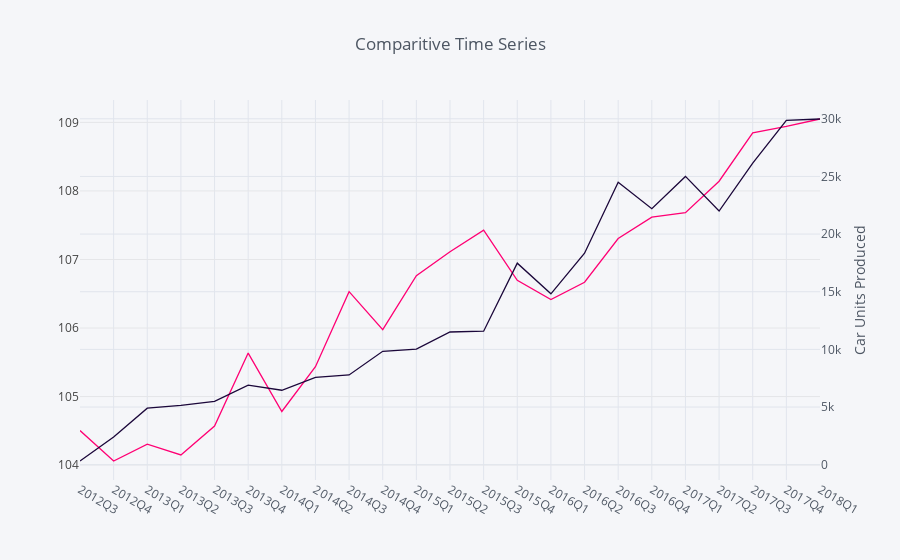

The code cell stored with this chart in its notebook:
### Code cell
# fig0 = df.iplot(
#     columns=['Real Output per Hour'], 
#     asFigure=True, 
#     kind='scatter', 
#     showlegend=False,
#     colors = ('#ff0074')
#     )
# fig1 = df.iplot(
#     columns=['Tesla Production'],
#     asFigure=True,
#     kind='scatter', 
#     secondary_y=['Tesla Production'],
#     showlegend=False,
#     title='Comparitive Time Series',
#     yTitle='Real Productivity per Hour ($)',
#     secondary_y_title = 'Car Units Produced',
#     colors = ('#1b073a')
#     )

fig1['data'].extend(fig0['data'])

iplot(fig1)

### Figure 1 — Plotly figure (JSON) as saved in the notebook; plotly's stock layout.template omitted (floating-point values rounded to 4 significant figures)
{"data": [{"line": {"color": "rgba(27, 7, 58, 1.0)", "dash": "solid", "shape": "linear", "width": 1.3}, "mode": "lines", "name": "Tesla Production", "text": "", "type": "scatter", "x": ["2012Q3", "2012Q4", "2013Q1", "2013Q2", "2013Q3", "2013Q4", "2014Q1", "2014Q2", "2014Q3", "2014Q4", "2015Q1", "2015Q2", "2015Q3", "2015Q4", "2016Q1", "2016Q2", "2016Q3", "2016Q4", "2017Q1", "2017Q2", "2017Q3", "2017Q4", "2018Q1"], "xaxis": "x1", "y": [321, 2400, 4900, 5150, 5500, 6892, 6457, 7579, 7785, 9834, 10030, 11507, 11580, 17478, 14820, 18345, 24500, 22200, 25000, 22000, 26150, 29870, 29980], "yaxis": "y2"}, {"line": {"color": "rgba(255, 0, 116, 1.0)", "dash": "solid", "shape": "linear", "width": 1.3}, "mode": "lines", "name": "Real Output per Hour", "text": "", "type": "scatter", "x": ["2012Q3", "2012Q4", "2013Q1", "2013Q2", "2013Q3", "2013Q4", "2014Q1", "2014Q2", "2014Q3", "2014Q4", "2015Q1", "2015Q2", "2015Q3", "2015Q4", "2016Q1", "2016Q2", "2016Q3", "2016Q4", "2017Q1", "2017Q2", "2017Q3", "2017Q4", "2018Q1"], "y": [104.5, 104.1, 104.3, 104.1, 104.6, 105.6, 104.8, 105.4, 106.5, 106.0, 106.8, 107.1, 107.4, 106.7, 106.4, 106.7, 107.3, 107.6, 107.7, 108.1, 108.8, 108.9, 109.0]}], "layout": {"legend": {"bgcolor": "#F5F6F9", "font": {"color": "#4D5663"}}, "paper_bgcolor": "#F5F6F9", "plot_bgcolor": "#F5F6F9", "showlegend": false, "title": "Comparitive Time Series", "titlefont": {"color": "#4D5663"}, "xaxis1": {"gridcolor": "#E1E5ED", "showgrid": true, "tickfont": {"color": "#4D5663"}, "title": "", "titlefont": {"color": "#4D5663"}, "zerolinecolor": "#E1E5ED"}, "yaxis2": {"anchor": "x1", "gridcolor": "#E1E5ED", "overlaying": "y1", "showgrid": true, "side": "right", "tickfont": {"color": "#4D5663"}, "title": "Car Units Produced", "titlefont": {"color": "#4D5663"}, "zerolinecolor": "#E1E5ED"}}}
